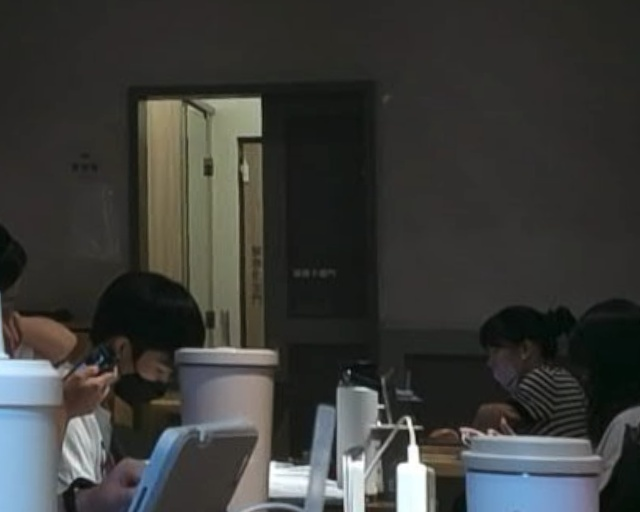
#> input picture test/Transformed_RGB_thermal_camera_20240901-163452.jpg, 640 x 512 px, found by its file name
$ python homography.py
#> lines starting #> are read from the running program, lines starting #| are printed output that depends on the picture
# [104 lines of commented-out code are left out]

import cv2
import numpy as np
# 在此假設 transformed_RGB 和 T_frame 已經是對齊的圖像
# 讀取照片（假設這些圖像已經被讀入）
transformed_RGB = cv2.imread('Transformed_RGB_thermal_camera_20240901-163452.jpg')
#> transformed_RGB is the input picture: shape (512, 640, 3); mean B, G, R 57.2, 59.7, 58.7
thermal_img = cv2.imread('TRM/visible_camera_20240901-163452.jpg')
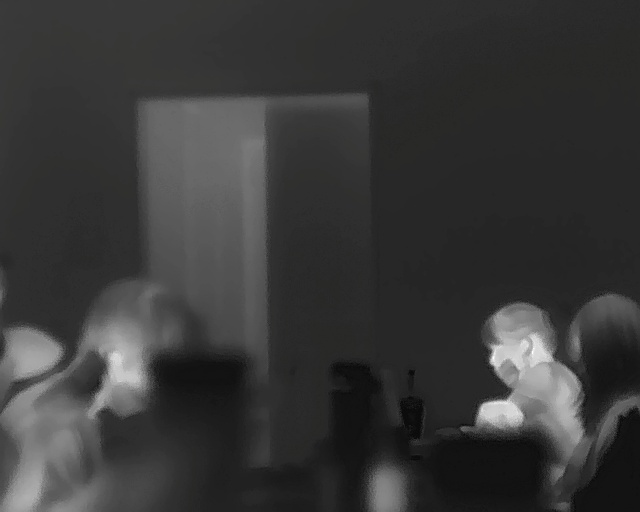
#> input picture TRM/visible_camera_20240901-163452.jpg, 640 x 512 px
#> thermal_img is the input picture: shape (512, 640, 3); mean B, G, R 56.2, 56.3, 56.3


# 對 thermal 圖像應用色彩映射
thermal_colored = cv2.applyColorMap(thermal_img, cv2.COLORMAP_JET)
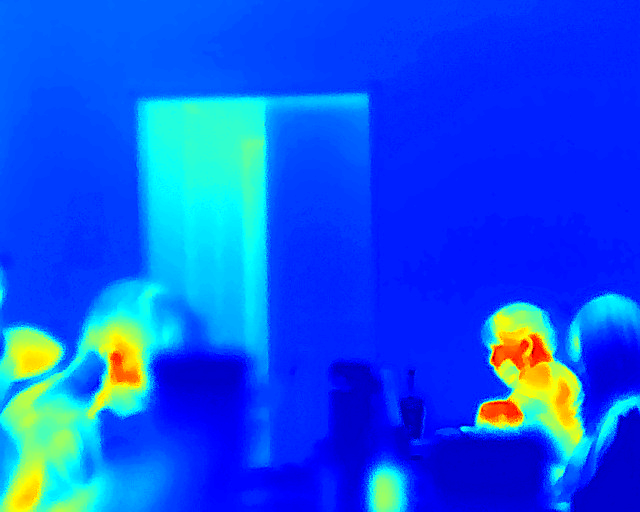
#> thermal_colored: shape (512, 640, 3); mean B, G, R 237.6, 83.8, 13.9

# 使用加權融合
alpha = 0.8  # RGB 圖像的權重
beta = 0.2   # Colored thermal 圖像的權重
gamma = 0
fusion_img = cv2.addWeighted(transformed_RGB, alpha, thermal_colored, beta, gamma)
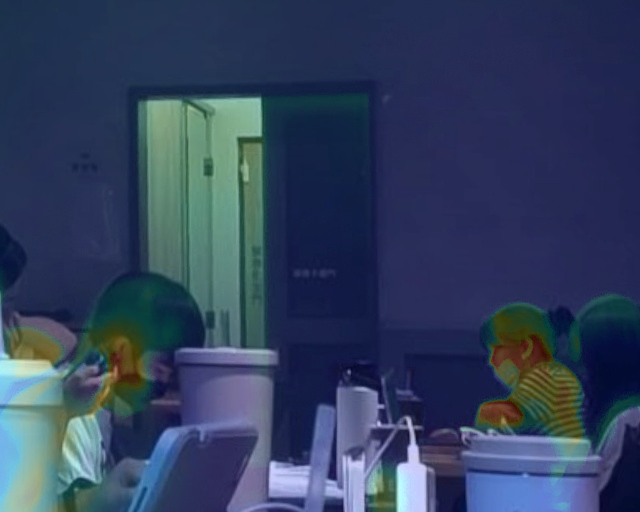
#> fusion_img: shape (512, 640, 3); mean B, G, R 93.2, 64.6, 49.7

# 顯示融合後的影像
cv2.imshow('Fusion Image', fusion_img)

# 按任意鍵退出
cv2.waitKey(0)
cv2.destroyAllWindows()
